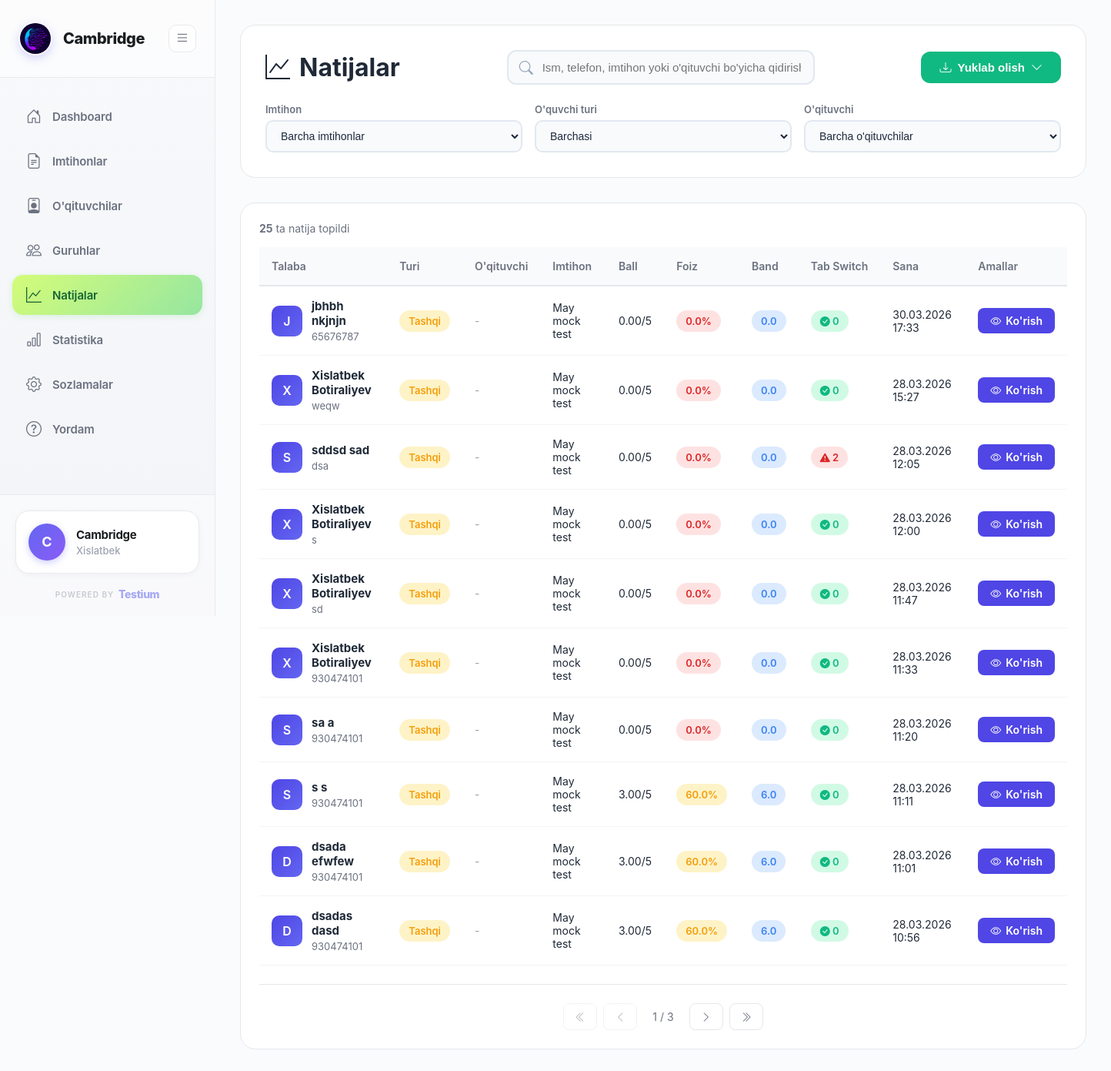
Before: /results/ (signed in) with the older database file.
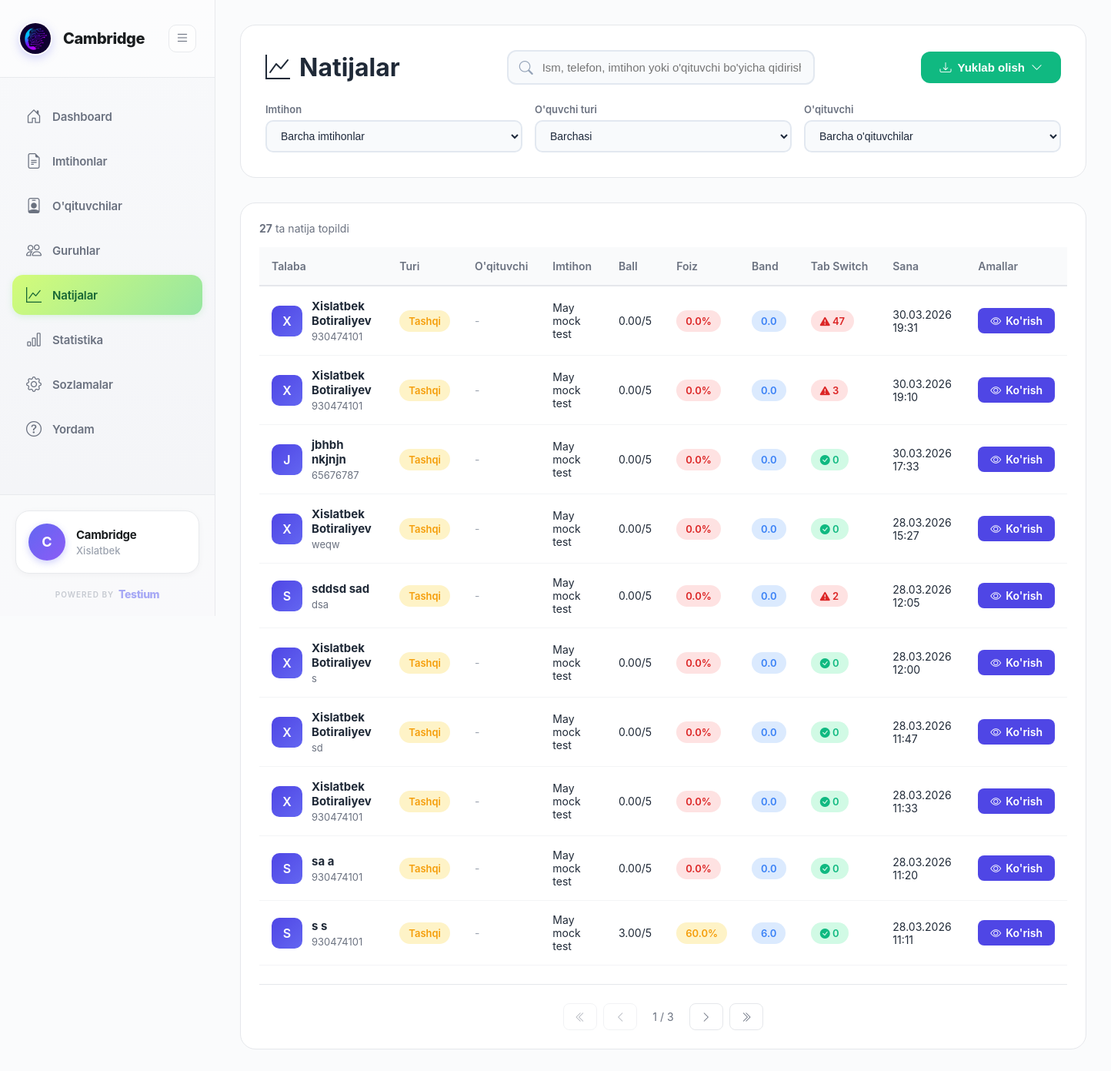
After: the same page with the newer database file.
### results/models.py (models this page shows, shortened)
class Result(models.Model):
    student = models.ForeignKey(Student, on_delete=models.CASCADE, related_name='results')
    exam = models.ForeignKey(Exam, on_delete=models.CASCADE, related_name='results')
    exam_link = models.ForeignKey(ExamLink, on_delete=models.SET_NULL, null=True, related_name='results')
    score = models.DecimalField(max_digits=5, decimal_places=2)
    total_points = models.IntegerField()
    percentage = models.DecimalField(max_digits=5, decimal_places=2)
    answers = models.JSONField(default=dict, help_text='JSON format: {"question_id": "answer"}')
    time_taken = models.IntegerField(help_text='Time taken in seconds', null=True, blank=True)
    started_at = models.DateTimeField()
    completed_at = models.DateTimeField(auto_now_add=True)
    tab_switches = models.IntegerField(default=0, help_text='Number of times student switched tabs')
    class Meta:
        db_table = 'results'
        ordering = ['-completed_at']
        indexes = [
            models.Index(fields=['exam', '-completed_at']),
            models.Index(fields=['student', '-completed_at']),
        ]
    @property
    def band_score(self):
        if self.percentage >= 90:
            return 9.0
        elif self.percentage >= 80:
            return 8.0
        elif self.percentage >= 70:
            return 7.0
        elif self.percentage >= 60:
            return 6.0
        elif self.percentage >= 50:
            return 5.0
        elif self.percentage >= 40:
            return 4.0
        elif self.percentage >= 30:
            return 3.0
        elif self.percentage >= 20:
            return 2.0
        elif self.percentage >= 10:
            return 1.0
        return 0.0

### students/models.py (models this page shows, shortened)
class Student(models.Model):
    STUDENT_TYPE_CHOICES = [
        ('institution', 'Institution Student'),
        ('external', 'External Student'),
    ]
    first_name = models.CharField(max_length=100)
    last_name = models.CharField(max_length=100)
    phone = models.CharField(max_length=20)
    telegram_username = models.CharField(max_length=100, blank=True)
    email = models.EmailField(blank=True)
    student_type = models.CharField(max_length=20, choices=STUDENT_TYPE_CHOICES, default='external')
    teacher = models.ForeignKey('organizations.Teacher', on_delete=models.SET_NULL, null=True, blank=True, related_name='students', verbose_name="O'qituvchi")
    group = models.ForeignKey('organizations.Group', on_delete=models.SET_NULL, null=True, blank=True, related_name='students', verbose_name="Guruh")
    created_at = models.DateTimeField(auto_now_add=True)
    class Meta:
        db_table = 'students'
        ordering = ['-created_at']
    @property
    def full_name(self):
        return f"{self.first_name} {self.last_name}"

### exams/models.py (models this page shows, shortened)
class Exam(models.Model):
    organization = models.ForeignKey(settings.AUTH_USER_MODEL, on_delete=models.CASCADE, related_name='exams')
    title = models.CharField(max_length=255)
    description = models.TextField(blank=True)
    duration = models.IntegerField(help_text='Duration in minutes')
    is_active = models.BooleanField(default=True)
    created_at = models.DateTimeField(auto_now_add=True)
    updated_at = models.DateTimeField(auto_now=True)
    class Meta:
        db_table = 'exams'
        ordering = ['-created_at']

### results/views_mvt.py (the view, shortened to what this page needs)
@login_required
def results_list_view(request):
    from django.core.paginator import Paginator
    from django.db.models import Q
    results = Result.objects.filter(exam__organization=request.user).select_related('student', 'exam', 'student__teacher')
    search_query = request.GET.get('search', '').strip()
    exam_id = request.GET.get('exam_id')
    if exam_id:
        results = results.filter(exam_id=exam_id)
    student_type = request.GET.get('student_type')
    if student_type:
        results = results.filter(student__student_type=student_type)
    teacher_id = request.GET.get('teacher_id')
    if teacher_id:
        results = results.filter(student__teacher_id=teacher_id)
    results = results.order_by('-completed_at')
    paginator = Paginator(results, 10)  # 10 results per page
    page_number = request.GET.get('page', 1)
    page_obj = paginator.get_page(page_number)
    from exams.models import Exam
    from organizations.models import Teacher
    exams = Exam.objects.filter(organization=request.user)
    teachers = Teacher.objects.filter(organization=request.user, is_active=True)
    context = {
        'results': page_obj,
        'page_obj': page_obj,
        'exams': exams,
        'teachers': teachers,
        'selected_exam_id': exam_id,
        'selected_student_type': student_type,
        'selected_teacher_id': teacher_id,
        'search_query': search_query,
        'total_results': paginator.count
    }
    return render(request, 'results/results_list.html', context)

### organizations/context_processors.py (called while the page is built)
def organization_settings(request):
    if request.user.is_authenticated and hasattr(request.user, 'settings'):
        return {
            'org_settings': request.user.settings
        }
    return {}

### organizations/models.py (called while the page is built)
    @property
    def full_name(self):
        return f"{self.first_name} {self.last_name}"

### templates/results/results_list.html (shortened to what the changed rows need)
{% extends 'base.html' %}
{% block content %}
<div class="page-container">
    <div class="page-header">
        <div class="header-top">
            <h1 class="page-title">
                <i class="bi bi-graph-up"></i>
                Natijalar
            </h1>
        </div>
    </div>
    <div class="results-card">
        {% if results %}
        <div class="results-count">
            <strong>{{ total_results }}</strong> ta natija topildi
        </div>
        <div class="table-container">
            <table class="results-table">
                <thead>
                    <tr>
                        <th>Talaba</th>
                        <th>Turi</th>
                        <th>O'qituvchi</th>
                        <th>Imtihon</th>
                        <th>Ball</th>
                        <th>Foiz</th>
                        <th>Band</th>
                        <th>Tab Switch</th>
                        <th>Sana</th>
                        <th>Amallar</th>
                    </tr>
                </thead>
                <tbody>
                    {% for result in results %}
                    <tr>
                        <td>
                            <div class="student-info">
                                <div class="student-avatar">
                                    {{ result.student.full_name|first|upper }}
                                </div>
                                <div class="student-details">
                                    <strong>{{ result.student.full_name }}</strong>
                                    <small>{{ result.student.phone }}</small>
                                </div>
                            </div>
                        </td>
                        <td>
                            <span class="score-badge {% if result.student.student_type == 'institution' %}score-excellent{% else %}score-good{% endif %}">
                                {% if result.student.student_type == 'institution' %}Muassasa{% else %}Tashqi{% endif %}
                            </span>
                        </td>
                        <td>
                            {% if result.student.teacher %}
                                {{ result.student.teacher.full_name }}
                            {% else %}
                                <span style="color: #9ca3af;">-</span>
                            {% endif %}
                        </td>
                        <td>{{ result.exam.title }}</td>
                        <td>{{ result.score }}/{{ result.total_points }}</td>
                        <td>
                            <span class="score-badge {% if result.percentage >= 70 %}score-excellent{% elif result.percentage >= 50 %}score-good{% else %}score-poor{% endif %}">
                                {{ result.percentage|floatformat:1 }}%
                            </span>
                        </td>
                        <td>
                            <span class="band-badge">{{ result.band_score }}</span>
                        </td>
                        <td>
                            {% if result.tab_switches > 0 %}
                                <span class="score-badge score-poor">
                                    <i class="bi bi-exclamation-triangle-fill"></i> {{ result.tab_switches }}
                                </span>
                            {% else %}
                                <span class="score-badge score-excellent">
                                    <i class="bi bi-check-circle-fill"></i> 0
                                </span>
                            {% endif %}
                        </td>
                        <td>{{ result.completed_at|date:"d.m.Y H:i" }}</td>
                        <td>
                            <a href="{% url 'result_detail' result.pk %}" class="btn-view">
                                <i class="bi bi-eye"></i>
                                Ko'rish
                            </a>
                        </td>
                    </tr>
                    {% endfor %}
                </tbody>
            </table>
        </div>
        {% if page_obj.has_other_pages %}
        <div class="pagination">
            {% if page_obj.has_previous %}
                <a href="?page=1{% if search_query %}&search={{ search_query }}{% endif %}{% if selected_exam_id %}&exam_id={{ selected_exam_id }}{% endif %}{% if selected_student_type %}&student_type={{ selected_student_type }}{% endif %}{% if selected_teacher_id %}&teacher_id={{ selected_teacher_id }}{% endif %}" class="page-btn">
                    <i class="bi bi-chevron-double-left"></i>
                </a>
                <a href="?page={{ page_obj.previous_page_number }}{% if search_query %}&search={{ search_query }}{% endif %}{% if selected_exam_id %}&exam_id={{ selected_exam_id }}{% endif %}{% if selected_student_type %}&student_type={{ selected_student_type }}{% endif %}{% if selected_teacher_id %}&teacher_id={{ selected_teacher_id }}{% endif %}" class="page-btn">
                    <i class="bi bi-chevron-left"></i>
                </a>
            {% else %}
                <span class="page-btn disabled">
                    <i class="bi bi-chevron-double-left"></i>
                </span>
                <span class="page-btn disabled">
                    <i class="bi bi-chevron-left"></i>
                </span>
            {% endif %}
            <span class="page-info">
                {{ page_obj.number }} / {{ page_obj.paginator.num_pages }}
            </span>
            {% if page_obj.has_next %}
                <a href="?page={{ page_obj.next_page_number }}" class="page-btn">
                    <i class="bi bi-chevron-right"></i>
                </a>
                <a href="?page={{ page_obj.paginator.num_pages }}" class="page-btn">
                    <i class="bi bi-chevron-double-right"></i>
                </a>
            {% endif %}
        </div>
        {% endif %}
        {% endif %}
    </div>
</div>
{% endblock %}

Changed rows visible on the page:
no longer on this page (row unchanged): Result: student.full_name|first "D", student.full_name "dsada efwfew", student.phone "930474101", shows "Tashqi", exam "May mock test", score "3.00", total_points "5", percentage "60.0", band_score "6.0", tab_switches 0 (drawn), completed_at "28.03.2026 11:01"
no longer on this page (row unchanged): Result: student.full_name|first "D", student.full_name "dsadas dasd", student.phone "930474101", shows "Tashqi", exam "May mock test", score "3.00", total_points "5", percentage "60.0", band_score "6.0", tab_switches 0 (drawn), completed_at "28.03.2026 10:56"
added Result: student.full_name|first "X", student.full_name "Xislatbek Botiraliyev", student.phone "930474101", shows "Tashqi", exam "May mock test", score "0.00", total_points "5", percentage "0.0", band_score "0.0", tab_switches "47", completed_at "30.03.2026 19:31"
added Result: student.full_name|first "X", student.full_name "Xislatbek Botiraliyev", student.phone "930474101", shows "Tashqi", exam "May mock test", score "0.00", total_points "5", percentage "0.0", band_score "0.0", tab_switches "3", completed_at "30.03.2026 19:10"
Other visible differences:
{{ total_results }}: "25" → "27"
